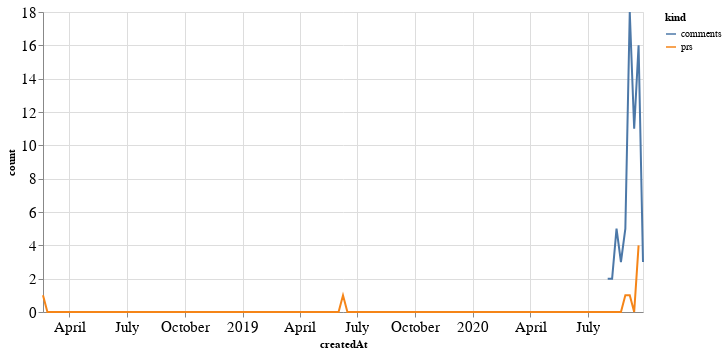

Here is the notebook cell this chart was saved with:
### Code cell
alt.Chart(total_time, width=600).mark_line().encode(
    x='createdAt',
    y='count',
    color='kind'
)

### Figure 1 — Vega-Lite specification as saved in the notebook (floating-point values rounded to 4 significant figures; data arrays with more than 128 entries replaced by an {"elided": "..."} marker saying what was removed)
{"config": {"axisLeft": {"labelFontSize": 15}, "axisBottom": {"labelFontSize": 15}}, "data": {"name": "data-386ee042d027102fb97f5947b1e362ea"}, "mark": "line", "encoding": {"color": {"type": "nominal", "field": "kind"}, "x": {"type": "temporal", "field": "createdAt"}, "y": {"type": "quantitative", "field": "count"}}, "width": 600, "$schema": "https://vega.github.io/schema/vega-lite/v4.8.1.json", "datasets": {"data-386ee042d027102fb97f5947b1e362ea": {"elided": "274 records"}}}
